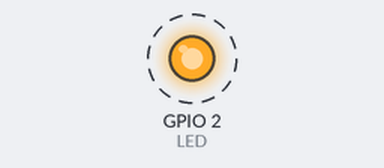
The sketch below on a simulated ESP8266 (NodeMCU). Shown: output pins drawn as LEDs (lit = HIGH). Dashed ring = blinking. WiFi joins after 1.5 s; servers stay silent unless stated; what the sketch prints to the serial monitor is not drawn.

Above: at 2.0 s.
Timing chart, 0 to 4.9 s (numbered marks = the images above):
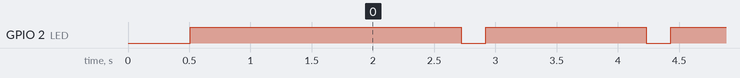

Measured:
- by itself, GPIO 2 (LED): alternates HIGH for 1.3 s and LOW for 0.20 s

The sketch:

qingqing_baijian.ino
```cpp
#include <ArduinoJson.h>
#include <ESP8266WiFi.h>
#include "D:\arduinoprojects\arduino_projects-master\qingqing_baijian\hz.c"
#include <ESP8266HTTPClient.h>
#define LED 2
String payload = "";              //获取数据储存变量
String com, tem1, tem2, humi, temnow, sta, state1, state2, time0, time1, time2, english;
String webadd = "http://flash.weather.com.cn/wmaps/xml/zhengzhou.xml";    //天气接口地址
String time_url = "http://quan.suning.com/getSysTime.do";   //时间接口地址
String english_url = "http://open.iciba.com/dsapi/";   //英语接口地址
String daytime = "";
void smartConfig()
{
  WiFi.mode(WIFI_STA);
  Serial.println("\r\nWait for Smartconfig");
  WiFi.beginSmartConfig();
  while (1)
  {
    Serial.print(".");
    digitalWrite(LED, 0);
    sao_sao();
    delay(500);
    digitalWrite(LED, 1);
    delay(500);
    if (WiFi.smartConfigDone())
    {
      Serial.println("SmartConfig Success");
      Serial.printf("SSID:%s\r\n", WiFi.SSID().c_str());
      Serial.printf("PSW:%s\r\n", WiFi.psk().c_str());
      break;
    }
  }
}
void setup()
{
  Serial.begin(115200);
  sao_sao();
  pinMode(LED, OUTPUT);
  digitalWrite(LED, 0);
  smartConfig();
  open_show();
}
void sao_sao()
{
  Serial.print("CLS(0);");
  Serial.print("BPIC(1,45,29,17);");
  Serial.print("DS16(36,8,'"); Serial.print(hz[2]); Serial.print("',13,0);");
  Serial.print("\r\n");
}
void open_show()
{
  Serial.print("CLS(0);");
  delay(200);
  Serial.print("CLS(0);"); //CLS(0);
  Serial.print("DS12(10,20,'"); Serial.print(hz[0]); Serial.print("',4,0);"); //DS12(10,20,'晴天',4,0);
  Serial.print("CBOX(3,3,90,120,10,5);");
  Serial.print("CBOX(2,125,217,173,5,5);");
  Serial.print("PL(3,53,90,53,5);");
  Serial.print("CIR(150,60,50,1);");
  Serial.print("PIC(125,40,13);");
  Serial.print("\r\n");
  delay(200);
}
/*****************************************http数据获取*******************************************/
void http() {
  HTTPClient http;
  http.begin(webadd);
  int httpCode = http.GET();
  if (httpCode > 0) {
    payload = http.getString();
    //Serial.println(payload);
    int a = payload.indexOf("101180101");//自己搜索链接可知指定城市的id郑州市的id为‘101180101’
    //indexof();在字符串中中查找字符位置，返回值为给定字符的第一个位置，查找失败返回-1
    com = payload.substring(a - 280, a + 12);
    //字符串解析函数：substring(?,...),返回值为指定位置的字符串值
    //Serial.println(com);
    //<city cityX="376" cityY="184" cityname="郑州市" centername="郑州市" fontColor="FFFF00" pyName="" state1="0" state2="1" stateDetailed="晴转多云" tem1="37" tem2="24" temNow="33" windState="南风3-4级" windDir="西南风" windPower="2级" humidity="39%" time="11:00" url="101180101"/>
  }
  http.end();
}
/*********************************获取时间**************************************/
void get_time()
{
  HTTPClient http;
  http.begin(time_url);
  int httpCode = http.GET();
  if (httpCode > 0) {
    payload = http.getString();
    //Serial.println(payload);
    /************************************json 数据处理********************************************/
    DynamicJsonDocument doc;
    String  input =   payload;
    deserializeJson(doc, input);
    JsonObject& obj = doc.as<JsonObject>();
    String  daytime = obj["sysTime2"];
    time0 = daytime;
    time1 = daytime.substring(0, 10);//2018-06-17
    time2 =  daytime.substring(11, 19);//2018-06-17
  }
  http.end();
}
/*************************获取每日英语*******************/
void get_english()
{
  HTTPClient http;
  http.begin(english_url);
  int httpCode = http.GET();
  if (httpCode > 0) {
    payload = http.getString();
    //Serial.println(payload);
    /*******json 数据处理******/
    DynamicJsonDocument doc;
    String  input =   payload;
    deserializeJson(doc, input);
    JsonObject& obj = doc.as<JsonObject>();
    String  content = obj["content"];
    english = content;
    //Serial.println(english);
  }
  http.end();
}
/**************************************天气判断**************************************************/
void tianqi()
{
  switch (state1.toInt()) {
    case 0: Serial.print("PIC(43,11,1);"); Serial.print("DS12(10,20,'"); Serial.print(tq[0]); Serial.println("',4,0);"); break; //晴天
    case 1: Serial.print("PIC(43,11,2);"); Serial.print("DS12(10,20,'"); Serial.print(tq[1]); Serial.println("',4,0);"); break;//多云
    case 2: Serial.print("PIC(43,11,3);"); Serial.print("DS12(10,20,'"); Serial.print(tq[2]); Serial.println("',4,0);"); break;//阴天
    case 3: Serial.print("PIC(43,11,4);"); Serial.print("DS12(10,20,'"); Serial.print(tq[4]); Serial.println("',4,0);"); break;//阵雨
    case 4: Serial.print("PIC(43,11,4);"); Serial.print("DS12(10,20,'"); Serial.print(tq[5]); Serial.println("',4,0);"); break;//雷阵雨
    case 7: Serial.print("PIC(43,11,4);"); Serial.print("DS12(10,20,'"); Serial.print(tq[3]); Serial.println("',4,0);"); break;//小雨
    case 8: Serial.print("PIC(43,11,4);"); Serial.print("DS12(10,20,'"); Serial.print(tq[6]); Serial.println("',4,0);"); break;//中雨
    case 9: Serial.print("PIC(43,11,4);"); Serial.print("DS12(10,20,'"); Serial.print(tq[7]); Serial.println("',4,0);"); break;//大雨
    case 5: Serial.print("PIC(43,11,5);"); Serial.print("DS12(10,20,'"); Serial.print(tq[8]); Serial.println("',4,0);"); break;//雪天
    case 6: Serial.print("PIC(43,11,5);"); Serial.print("DS12(10,20,'"); Serial.print(tq[8]); Serial.println("',4,0);"); break;//雪天
  }
  delay(200);
}
/*************************************截取字符数据处理*******************************************/
void data() {
  int i = 0;
  i = com.indexOf("tem1");
  tem1 = com.substring(i + 6, i + 8);
  i = 0;
  i = com.indexOf("tem2");  //tem2="24"
  tem2 = com.substring(i + 6, i + 8);
  i = 0;
  i = com.indexOf("temNow");
  temnow = com.substring(i + 8, i + 10);
  i = 0;
  i = com.indexOf("humidity");
  humi = com.substring(i + 10, i + 13); //humidity="27%"
  i = 0;
  i = com.indexOf("state1");
  state1 = com.substring(i + 8, i + 9);
  i = 0;
  i = com.indexOf("state2");
  state2 = com.substring(i + 7, i + 11);
  i = 0;
}
/*********************************************屏幕显示**************************************************/
void show()
{
  Serial.print("DS12(7,60,'"); Serial.print(hz[6]); Serial.print(humi); Serial.print("',13);");
  Serial.print("DS12(7,75,'"); Serial.print(hz[3]); Serial.print(tem1); Serial.print("c',3);"); //DS12(7,65,'最高温度:',1);
  Serial.print("DS12(7,90,'"); Serial.print(hz[4]); Serial.print(temnow); Serial.print("c',3);"); //DS12(7,85,'当前温度：',3);
  Serial.print("DS12(7,105,'"); Serial.print(hz[5]); Serial.print(tem2); Serial.print("c',3);"); //DS12(7,105,'最低温度：',13);
  Serial.print("DS12(100,109,'"); Serial.print(time0); Serial.println("',1);"); //BS12(8,140,216,4,'日期时间',1);
  delay(200);
  Serial.print("BS12(8,130,210,2,'"); Serial.print("  "); Serial.println("',13);");//局部刷新--原创000
  //经过我的研究发现英文中不能出现“'”这个符号，例如：that's就不行，所以将其替换为“.”
  english.replace("'", ".");
  Serial.print("BS12(8,130,210,1,'"); Serial.print(english); Serial.println("',13);");
  delay(300);
}
void loop()
{
  digitalWrite(LED, 1);
  Serial.println("PIC(141,53,10);");
  get_time();
  get_english();
  http();
  Serial.println("PIC(135,48,11);");
  data();
  Serial.println("PIC(132,45,12);");
  show();
  tianqi();
  digitalWrite(LED, 0);
  Serial.println("PIC(125,40,13);");
  delay(200);
}
```

hz.c
```cpp
const char hz[][32]={
"ÌìÆø",	//0
"²âÊÔ",	//1
"Î¢ÐÅÉ¨Ò»É¨ÎªÎÒÁªÍø",	//2
"ÎÂ¶ÈH: ",//3
"ÎÂ¶ÈN: ",//4
"ÎÂ¶ÈL: ",//5
"Êª¶ÈN: ",//6
};
const char tq[][32]={
"ÇçÌì",//0
"¶àÔÆ",//1
"ÒõÌì",//2
"Ð¡Óê",//3
"ÕóÓê",//4
"À×ÕóÓê",//5
"ÖÐÓê",//6
"´óÓê",//7
"Ñ©Ìì",//8
};
```
